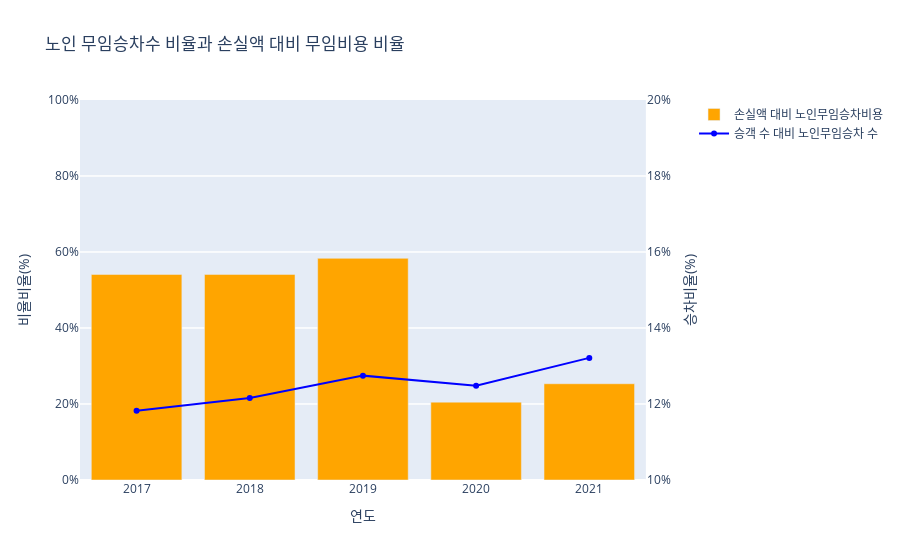

Source (notebook cell):
### Code cell
# 퍼센트 표시 성공
fig = make_subplots(specs=[[{"secondary_y": True}]])


# 노인무임비용비율
fig.add_trace(go.Bar(x=df_senior['연도'], y=df_senior['노인무임비용비율']/100, name='손실액 대비 노인무임승차비용', marker=dict(color='orange')), secondary_y=False)

# 노인무임승차비율
fig.add_trace(go.Scatter(x=df_senior['연도'], y=df_senior['노인무임승차비율']/100, name='승객 수 대비 노인무임승차 수', line=dict(color='blue')), secondary_y=True)


#y축 
fig.update_yaxes(title_text='비율비율(%)', range=[0, 1], tickformat=".0%", secondary_y=False)
fig.update_yaxes(title_text="승차비율(%)", range=[0.1,0.2], tickformat=".0%",secondary_y=True)

fig.update_layout(title_text='노인 무임승차수 비율과 손실액 대비 무임비용 비율',
                  xaxis_title='연도')

fig.show()

### Figure 1 — Plotly figure (JSON) as saved in the notebook; plotly's stock layout.template omitted (floating-point values rounded to 4 significant figures)
{"data": [{"marker": {"color": "orange"}, "name": "손실액 대비 노인무임승차비용", "type": "bar", "x": [2017, 2018, 2019, 2020, 2021], "xaxis": "x", "y": [0.5409, 0.5411, 0.5833, 0.2049, 0.2533], "yaxis": "y"}, {"line": {"color": "blue"}, "name": "승객 수 대비 노인무임승차 수", "type": "scatter", "x": [2017, 2018, 2019, 2020, 2021], "xaxis": "x", "y": [0.1182, 0.1216, 0.1275, 0.1248, 0.1321], "yaxis": "y2"}], "layout": {"title": {"text": "노인 무임승차수 비율과 손실액 대비 무임비용 비율"}, "xaxis": {"anchor": "y", "domain": [0, 0.94], "title": {"text": "연도"}}, "yaxis": {"anchor": "x", "domain": [0, 1], "range": [0, 1], "tickformat": ".0%", "title": {"text": "비율비율(%)"}}, "yaxis2": {"anchor": "x", "overlaying": "y", "range": [0.1, 0.2], "side": "right", "tickformat": ".0%", "title": {"text": "승차비율(%)"}}}}
